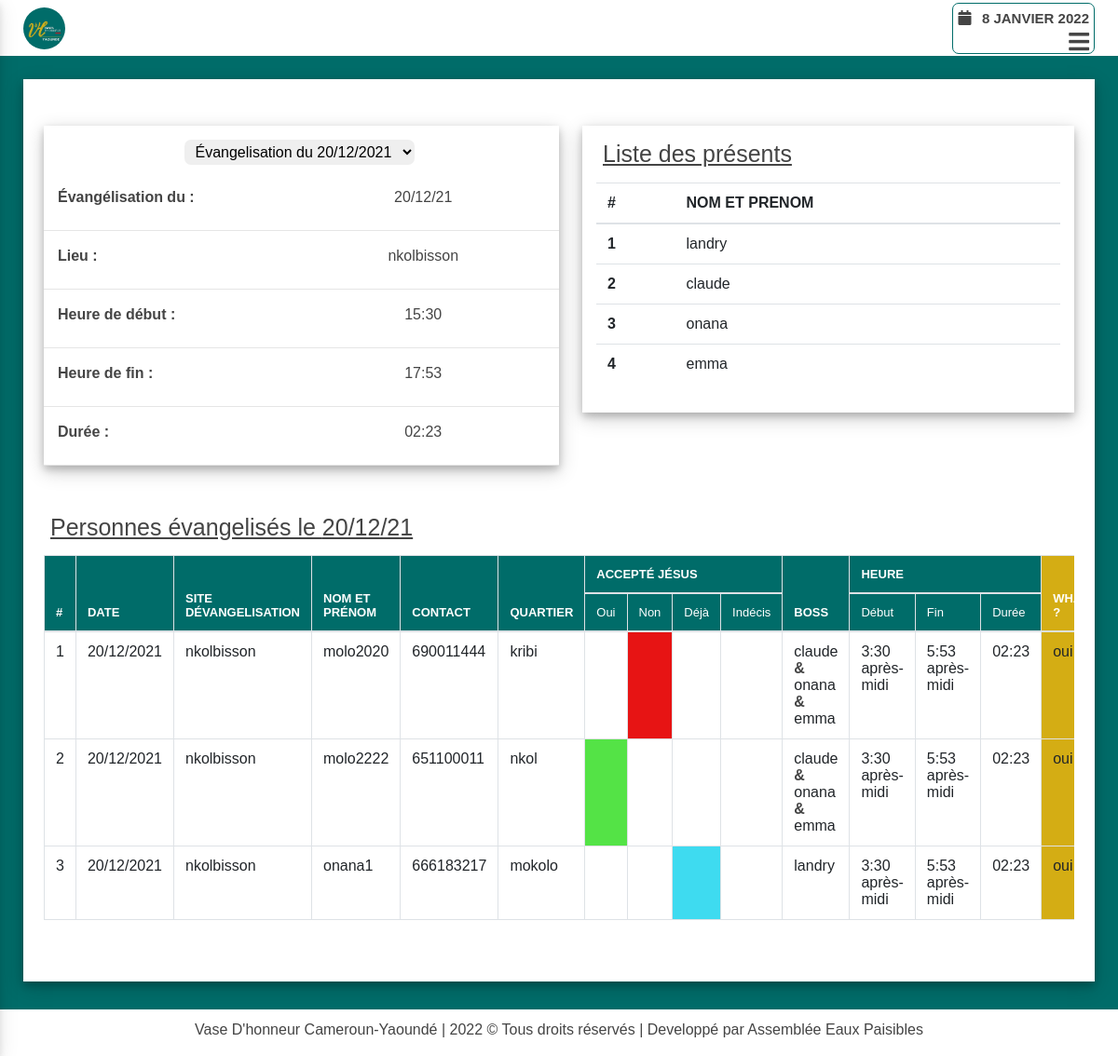
/evangelisation/, run on the app's committed database.
### evangelisation/models.py (models this page shows, shortened)
class Evangelisation(models.Model):
    status = (
        ('oui', 'Oui'),
        ('non', 'Non')
    )
    day = models.DateField(verbose_name="Jour d'évangélisation",
            default=timezone.now, unique=True,
            error_messages={'unique':"ce moment d'évangelisation existe déjà"})
    heure_de_debut = models.TimeField(default=timezone.now, verbose_name="Heure de début")
    heure_de_fin = models.TimeField(default=timezone.now, verbose_name="Heure de fin")
    site = models.ForeignKey(Site, related_name="evangelisations", verbose_name="Lieu d'évangelisation",
                            on_delete=models.SET_NULL, blank=True,  null=True)
    author = models.ForeignKey(User, related_name='evangs', on_delete=models.SET_NULL,
                                blank=True, null=True, verbose_name="créer par ")
    boss = models.ManyToManyField(Participant, related_name='participations',
                                blank=True, verbose_name="Qui sont présents ?")
    observation = models.TextField(verbose_name="Observations", null=True, blank=True)
    def __str__(self):
        if self.day.month >=10:
            return f"Évangelisation du {self.day.day}/{self.day.month}/{self.day.year}"
        else:
            return f"Évangelisation du {self.day.day}/0{self.day.month}/{self.day.year}"
    def dure(self):
        rest = None
        debut_minites = self.heure_de_debut.hour*60 + self.heure_de_debut.minute
        fin_minites = self.heure_de_fin.hour*60 + self.heure_de_fin.minute
        if debut_minites<=fin_minites:
            heure = (fin_minites - debut_minites)//60
            mini = (fin_minites - debut_minites)%60
            if 0<=heure<=9:
                if 0<=mini<=9:
                    rest = f"0{int(heure)}:0{mini}"
                else:
                    rest = f"0{int(heure)}:{mini}"
            else:
                if 0<=mini<=9:
                    rest = f"{int(heure)}:0{mini}"
                rest = f"{heure}:{mini}"
        else:
            return f"calcule impossible"
        return rest

class Site(models.Model):
    status = (
        ('oui', 'Oui'),
        ('non', 'Non')
    )
    nom_site_evangelisation = models.CharField(max_length=200,
                        verbose_name="site d'évangélisation",
                        help_text="le nom du site doit avoir au moins 03 caractères",
                        unique=True,
                        error_messages={'unique':"Un site avec ce nom existe déjà"})
    description = models.TextField(null=True, blank=True, verbose_name="Description", help_text="ajouter une description du site")
    image = models.ImageField(upload_to='images/site/%Y/%m/%d/', null=True, blank=True, help_text="ajouter une image")
    author = models.ForeignKey(User, related_name='sites',
                                on_delete=models.SET_NULL,
                                null=True,
                                verbose_name="ajouter par ")
    created = models.DateTimeField(auto_now_add=True)
    updated = models.DateTimeField(auto_now=True)
    class Meta:
        verbose_name = "Site d'évangélisation"
    def __str__(self):
        return self.nom_site_evangelisation

class Participant(models.Model):
    SEXE = (
        ('masculin', 'Masculin'),
        ('féminin', 'Féminin')
    )
    nom_et_prenom = models.CharField(max_length=200, unique=True, error_messages={'unique':"Un participant avec ce nom et\ou prénom existe déjà"})
    sexe = models.CharField(choices=SEXE, max_length=15, verbose_name='Sexe')
    author = models.ForeignKey(User, related_name='participants',
                                on_delete=models.SET_NULL,
                                blank=True,
                                null=True,
                                verbose_name="créer par ")
    created = models.DateTimeField(auto_now_add=True)
    updated = models.DateTimeField(auto_now=True)

class Person(models.Model):
    ACCEPTE_JESUS = (
        ('oui', 'Oui'),
        ('non', 'Non'),
        ('ras', 'Indécis'),
        ('déjà', 'Déjà')
    )
    SEXE = (
        ('masculin', 'Masculin'),
        ('féminin', 'Féminin')
    )
    WHATSAPP = (
        ('oui', 'Oui'),
        ('non', 'Non'),
    )
    author = models.ForeignKey(User, related_name='auth_personnes',
                                            on_delete=models.SET_NULL,
                                            blank=True,
                                            null=True,
                                            verbose_name="Enrgistré par ")
    evangelisation = models.ForeignKey(Evangelisation, related_name='personnes',
                                            on_delete=models.SET_NULL,
                                            blank=True,
                                            null=True,
                                            verbose_name="Moment d'évangelisation")
    date = models.DateField(auto_now_add=True)
    nom_et_prenom = models.CharField(max_length=200,
        verbose_name='Nom et Prénom',
        unique=True,
        help_text="ce champ doit avoir au moins trois caractères",
        error_messages={'unique':"Une personne avec ce nom existe déjà"})
    contacts = models.PositiveIntegerField(unique=True,
                error_messages={'unique':"Une personne avec ce numéro de télephone existe déjà"})
    quartier_d_habitation = models.CharField(max_length=200, verbose_name="Quartier d'habitation", help_text="ce champ doit avoir au moins trois caractères")
    accepte_jesus = models.CharField(choices=ACCEPTE_JESUS, max_length=15, verbose_name='Accepté JÉSUS')
    sexe = models.CharField(choices=SEXE, max_length=15, verbose_name='Sexe')
    whatsapp = models.CharField(choices=WHATSAPP, max_length=15, verbose_name='Whatsapp')
    boss = models.ManyToManyField(Participant, related_name='personnes',
                        verbose_name="Qui l'ont évangelisé ?",
                        help_text="selectionner les personnes ayant évangelisés cette personne")
    sujets_de_priere = models.TextField(verbose_name="Prière et observation", null=True, blank=True, help_text="ce champ est optionnel")
    temoignages = models.TextField(verbose_name="Témoignage", null=True, blank=True, help_text="ce champ est optionnel")
    author = models.ForeignKey(User, related_name='author_personnes',
                                on_delete=models.SET_NULL,
                                null=True,
                                verbose_name="ajouter par ")
    created = models.DateTimeField(auto_now_add=True, verbose_name='créer à')
    updated = models.DateTimeField(auto_now=True, verbose_name='mis à jour à')
    class Meta:
        verbose_name = "Personne évangélisé"
        ordering = ('nom_et_prenom',)

### evangelisation/views.py (the view)
def evangelisation_app_index(request):
    context = dict()
    evang_first = None
    evangs = None
    evangs = Evangelisation.objects.all()
    if 'liste-evang' in request.GET:
        id = int(request.GET['liste-evang'])
        evang_first = Evangelisation.objects.get(id=id)
    else:
        evang_first = evangs.first()
    context['evang_first'] = evang_first
    context['evangs'] = evangs
    context['select_link'] = 'evangelisation'
    return render(request, 'index.html', context)

### evangelisation/templates/index.html (shortened to what this page needs)
{% extends 'base.html' %}
{% block hamburger %}
    <div class="menu-btn">
        <i class="fas fa-bars"></i>
    </div>
{% endblock hamburger %}
{% block content %}
<div class="home">
    <div class="wrapper-evang">
        <div class="row">
            <div class="col-md-6">
                <div class="wrapper-detail-evang">
                    <div class="evang-dropdow">
                        <form action="{% url 'evangelisation:evangelisation_app_index' %}">
                            <select onchange="form.submit()" name="liste-evang" id="liste-evang">
                                {% for evg in evangs %}
                                    <option
                                    {% if evang_first.id == evg.id %}
                                        selected="true"
                                    {% endif %}
                                         value="{{evg.id}}">{{evg}}</option>
                                {% endfor %}
                            </select>
                        </form>
                    </div>
                    <dl class="dl-horizontal">
                        <div class="pt-2">
                            <div class="row">
                                <dt class="col-sm-6">Évangélisation du :</dt>
                                <dd class="col-sm-6">{{ evang_first.day|date:"d/m/y" }}</dd>
                            </div>
                            <div class="row">
                                <dt class="col-sm-6">Lieu :</dt>
                                <dd class="col-sm-6">{{ evang_first.site }}</dd>
                            </div>
                            <div class="row">
                                <dt class="col-sm-6">Heure de début :</dt>
                                <dd class="col-sm-6">{{ evang_first.heure_de_debut|time:'H:i' }}</dd>
                            </div>
                            <div class="row">
                                <dt class="col-sm-6">Heure de fin :</dt>
                                <dd class="col-sm-6">{{ evang_first.heure_de_fin|time:'H:i' }}</dd>
                            </div>
                            <div class="row">
                                <dt class="col-sm-6">Durée :</dt>
                                <dd class="col-sm-6">{{ evang_first.dure }}</dd>
                            </div>
                        </div>
                    </dl>
                </div>
            </div>
            <div class="col-md-6">
                <div class="wrapper-detail-participants">
                    <h2 class="mb-3 h-deco">
                        Liste des présents
                    </h2>
                    <div class="rempl">
                        <div class="table-responsive tab-elmt scroll-tab-elmt-evang-boss">
                            <table class="table table-hover" id="table-evang">
                                <thead>
                                    <tr>
                                        <th scope="col" rowspan="2">#</th>
                                        <th scope="col" rowspan="2">Nom et Prenom</th>
                                    </tr>
                                </thead>
                                <tbody>
                                    {% for boss in evang_first.boss.all %}
                                        <tr>
                                            <th scope="row">{{ forloop.counter }}</th>
                                            <td>{{ boss.nom_et_prenom }}</td>
                                        </tr>
                                    {% empty %}
                                        <p class="tabl_empty">pas de donnée</p>
                                    {% endfor %}
                                </tbody>
                            </table>
                        </div>
                    </div>
                </div>
            </div>
        </div>
    </div>
    <div class="wrapper-tabl-evang">
        <h2>Personnes évangelisés le {{evang_first.day|date:"d/m/y"}}</h2>
        {% include 'table-index.html' %}
    </div>
</div>
{% endblock content %}

### evangelisation/templates/table-index.html (shortened to what this page needs)
<div class="table-responsive">
    <table class="table table-bordered table-hover" id="person-evang">
        <thead>
            <tr>
                <th scope="col" rowspan="2" class="action-checkbox-column">
                    #
                </th>
                <th scope="col" rowspan="2">Date</th>
                <th scope="col" rowspan="2">Site dévangelisation</th>
                <th scope="col" rowspan="2">Nom et prénom</th>
                <th scope="col" rowspan="2">Contact</th>
                <th scope="col" rowspan="2">Quartier</th>
                <th scope="col" colspan="4">Accepté JÉSUS</th>
                <th scope="col" rowspan="2">Boss</th>
                <th scope="col" colspan="3">Heure</th>
                <th scope="col" rowspan="2" style="background-color: #d4ad14;">Whatsapp ?</th>
            </tr>
            <tr>
                <td>Oui</td>
                <td>Non</td>
                <td>Déjà</td>
                <td>Indécis</td>
                <td>Début</td>
                <td>Fin</td>
                <td>Durée</td>
            </tr>
        </thead>
        <tbody>
            {% for pers in evang_first.personnes.all %}
                <tr>
                    <td scope="row" class="action-checkbox">
                        {{forloop.counter}}
                    </td>
                    <td>{{ pers.evangelisation.day|date:"d/m/Y" }}</td>
                    <td>{{ pers.evangelisation.site }}</td>
                    <td>{{ pers.nom_et_prenom }}</td>
                    <td>{{ pers.contacts }}</td>
                    <td>{{ pers.quartier_d_habitation }}</td>
                    {% if pers.accepte_jesus == 'oui' %}
                        <td style="background-color: #54E346;"></td>
                        <td></td>
                        <td></td>
                        <td></td>
                    {% elif pers.accepte_jesus == 'non' %}
                        <td></td>
                        <td style="background-color: #E71414;"></td>
                        <td></td>
                        <td></td>
                    {% elif pers.accepte_jesus == 'déjà' %}
                        <td></td>
                        <td></td>
                        <td style="background-color: #3EDBF0;"></td>
                        <td></td>
                    {% elif pers.accepte_jesus == 'ras' %}
                        <td></td>
                        <td></td>
                        <td></td>
                        <td style="background-color: #393E46;"></td>
                    {% endif %}
                    <td>
                        {% for boss in pers.boss.all %}
                            {{ boss.nom_et_prenom }}
                            {% ifnotequal forloop.last True  %}
                            <b> & </b>
                            {% endifnotequal %}
                        {% endfor %}
                    </td>
                    <td>{{ pers.evangelisation.heure_de_debut }}</td>
                    <td>{{ pers.evangelisation.heure_de_fin }}</td>
                    <td>{{ pers.evangelisation.dure }}</td>
                    <td style="background-color: #d4ad14;">{{ pers.whatsapp }}</td>
                </tr>
            {% endfor %}
        </tbody>
    </table>
</div>

### data on the page
Evangelisation: day "20/12/21", site "nkolbisson", heure_de_debut "15:30", heure_de_fin "17:53", dure "02:23"
Participant: nom_et_prenom "landry"
Participant: nom_et_prenom "claude"
Participant: nom_et_prenom "onana"
Participant: nom_et_prenom "emma"
Person: evangelisation.day "20/12/2021", evangelisation.site "nkolbisson", nom_et_prenom "molo2020", contacts "690011444", quartier_d_habitation "kribi", accepte_jesus "non" (drawn), evangelisation.heure_de_debut "3:30 après-midi", evangelisation.heure_de_fin "5:53 après-midi", evangelisation.dure "02:23", whatsapp "oui"
Person: evangelisation.day "20/12/2021", evangelisation.site "nkolbisson", nom_et_prenom "molo2222", contacts "651100011", quartier_d_habitation "nkol", accepte_jesus "oui" (drawn), evangelisation.heure_de_debut "3:30 après-midi", evangelisation.heure_de_fin "5:53 après-midi", evangelisation.dure "02:23", whatsapp "oui"
Person: evangelisation.day "20/12/2021", evangelisation.site "nkolbisson", nom_et_prenom "onana1", contacts "666183217", quartier_d_habitation "mokolo", accepte_jesus "déjà" (drawn), evangelisation.heure_de_debut "3:30 après-midi", evangelisation.heure_de_fin "5:53 après-midi", evangelisation.dure "02:23", whatsapp "oui"

### other printed values
form field liste-evang "Évangelisation du 20/12/2021"
